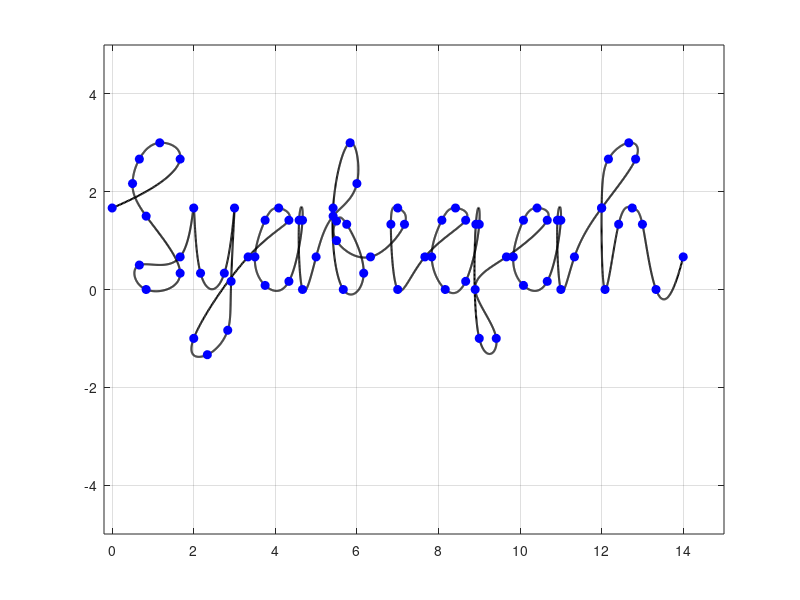

The MATLAB source for this figure: (Note: this script raises an error after producing the figure.)
x1 = [0 5/3 7/6 2/3 0.5 5/6 5/3 5/6 2/3 5/3 ...
    2 13/6 11/4 3 35/12 17/6 7/3 2 10/3 ...
    13/3 49/12 15/4 7/2 15/4 13/3 14/3 55/12 14/3 5 ...
    65/12 6 35/6 65/12 17/3 37/6 23/4 11/2 11/2 19/3 ...
    43/6 7 41/6 7 23/3 ...
    26/3 101/12 97/12 47/6 49/6 26/3 9 107/12 9 113/12 89/10 29/3 ...
    32/3 125/12 121/12 59/6 121/12 32/3 11 131/12 11 34/3 ...
    12 77/6 38/3 73/6 12 145/12 149/12 51/4 13 40/3 14];
y1 = [5/3 8/3 3 8/3 13/6 1.5 1/3 0 0.5 2/3 ...
    5/3 1/3 1/3 5/3 1/6 -5/6 -4/3 -1 2/3 ...
    17/12 5/3 17/12 2/3 1/12 1/6 17/12 17/12 0 2/3 ...
    1.5 13/6 3 5/3 0 1/3 4/3 7/5 1 2/3 ...
    4/3 5/3 4/3 0 2/3 ...
    17/12 5/3 17/12 2/3 0 1/6 4/3 4/3 -1 -1 0 2/3 ...
    17/12 5/3 17/12 2/3 1/12 1/6 17/12 17/12 0 2/3 ...
    5/3 8/3 3 8/3 5/3 0 4/3 5/3 4/3 0 2/3];

n = length(x1);
t = 0:n-1;
tt = 0:0.01:n-1;

xx = spline(t, x1, tt);
yy = spline(t, y1, tt);

figure(1)
plot(xx, yy, 'k', 'LineWidth',1.5)
hold on
plot(x1, y1, 'bo', 'MarkerFaceColor', 'b')
axis([-0.2 15 -5 5])
grid on
t = tiledlayout(2,2);
ax1 = nexttile;
plot(ax1, xx, yy);
title('Spline Interpolation of Cursive Name Syafiqah')
xlabel('x')
ylabel('y')
set(gca, 'FontSize', 10, 'LineWidth', 1)
grid on
